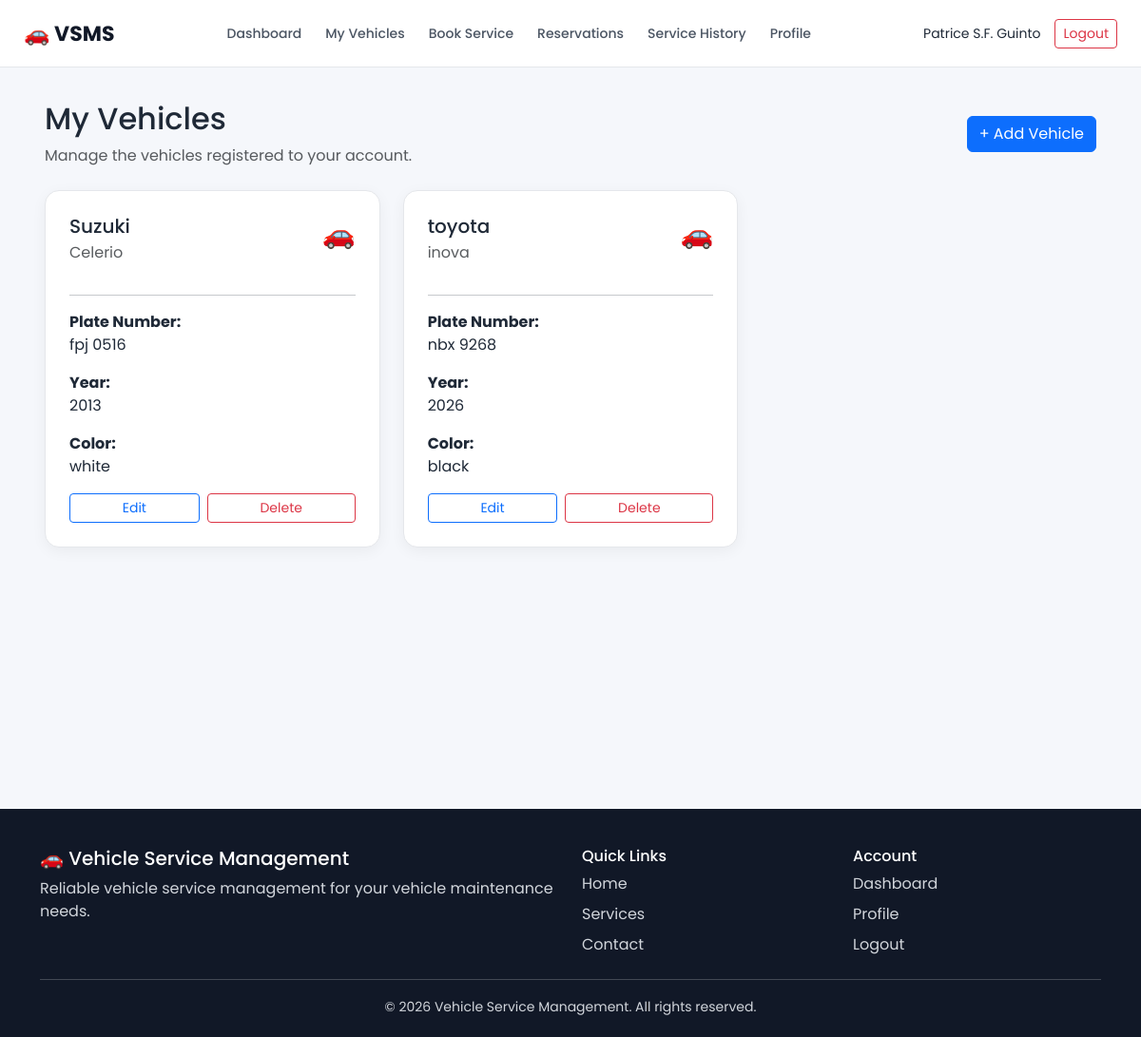
The app's page /customer/vehicles.php (signed in) with its own data.
### tables this page shows
CREATE TABLE `vehicles` (
  `id` int(11) NOT NULL,
  `user_id` int(11) DEFAULT NULL,
  `customer_id` int(11) DEFAULT NULL,
  `brand` varchar(50) NOT NULL,
  `model` varchar(50) NOT NULL,
  `year` year(4) NOT NULL,
  `plate_number` varchar(20) NOT NULL,
  `color` varchar(30) DEFAULT NULL,
  `created_at` timestamp NOT NULL DEFAULT current_timestamp()
);

### customer/vehicles.php (the view, shortened to what this page needs)
<?php
include "../includes/customer_header.php";
$user_id = $_SESSION['customer_id'];
$query = "
    SELECT *
    FROM vehicles
    WHERE user_id = $user_id
    ORDER BY id DESC
";
$result = mysqli_query($conn, $query);
?>
<div class="container-fluid">
    <div class="d-flex justify-content-between align-items-center mb-4">
        <div>
            <h2>
                My Vehicles
            </h2>
            <p class="text-muted mb-0">
                Manage the vehicles registered to your account.
            </p>
        </div>
        <a href="add_vehicle.php" class="btn btn-primary">
            + Add Vehicle
        </a>
    </div>
    <div class="row g-4">
        <?php if (mysqli_num_rows($result) > 0): ?>
        <?php while ($vehicle = mysqli_fetch_assoc($result)): ?>
        <div class="col-md-6 col-lg-4">
            <div class="dashboard-card h-100">
                <div class="d-flex justify-content-between align-items-start">
                    <div>
                        <h5 class="mb-1">
                            <?= htmlspecialchars(
                                        $vehicle['brand']
                                    ); ?>
                        </h5>
                        <p class="text-muted mb-3">
                            <?= htmlspecialchars(
                                        $vehicle['model']
                                    ); ?>
                        </p>
                    </div>
                    <span class="fs-3">
                        🚗
                    </span>
                </div>
                <hr>
                <div class="vehicle-details">
                    <p>
                        <strong>
                            Plate Number:
                        </strong>
                        <br>
                        <?= htmlspecialchars(
                                    $vehicle['plate_number']
                                ); ?>
                    </p>
                    <p>
                        <strong>
                            Year:
                        </strong>
                        <br>
                        <?= htmlspecialchars(
                                    $vehicle['year']
                                ); ?>
                    </p>
                    <p>
                        <strong>
                            Color:
                        </strong>
                        <br>
                        <?= htmlspecialchars(
                                    $vehicle['color'] ?? 'N/A'
                                ); ?>
                    </p>
                </div>
                <div class="d-flex gap-2 mt-3">
                    <a href="edit_vehicle.php?id=<?= $vehicle['id']; ?>"
                        class="btn btn-outline-primary btn-sm flex-fill">
                        Edit
                    </a>
                    <a href="delete_vehicle.php?id=<?= $vehicle['id']; ?>"
                        class="btn btn-outline-danger btn-sm flex-fill"
                        onclick="return confirm('Are you sure you want to delete this vehicle?');">
                        Delete
                    </a>
                </div>
            </div>
        </div>
        <?php endwhile; ?>
        <?php endif; ?>
    </div>
</div>
<?php
include "../includes/customer_footer.php";
?>

### css/customer.css (style rules this page uses)
* { box-sizing: border-box; }
body { margin: 0; font-family: 'Poppins', sans-serif; background: #f5f7fb; color: #1f2937; }
.dashboard-card { background: #ffffff; border-radius: 15px; padding: 25px; border: 1px solid #e5e7eb; box-shadow: 0 4px 15px rgba(0, 0, 0, 0.05); }

### records on screen
vehicles: brand "Suzuki", model "Celerio", plate_number "fpj 0516", year "2013", color "white"
vehicles: brand "toyota", model "inova", plate_number "nbx 9268", year "2026", color "black"

### other values on screen
$_SESSION['customer_name'] "Patrice S.F. Guinto"
